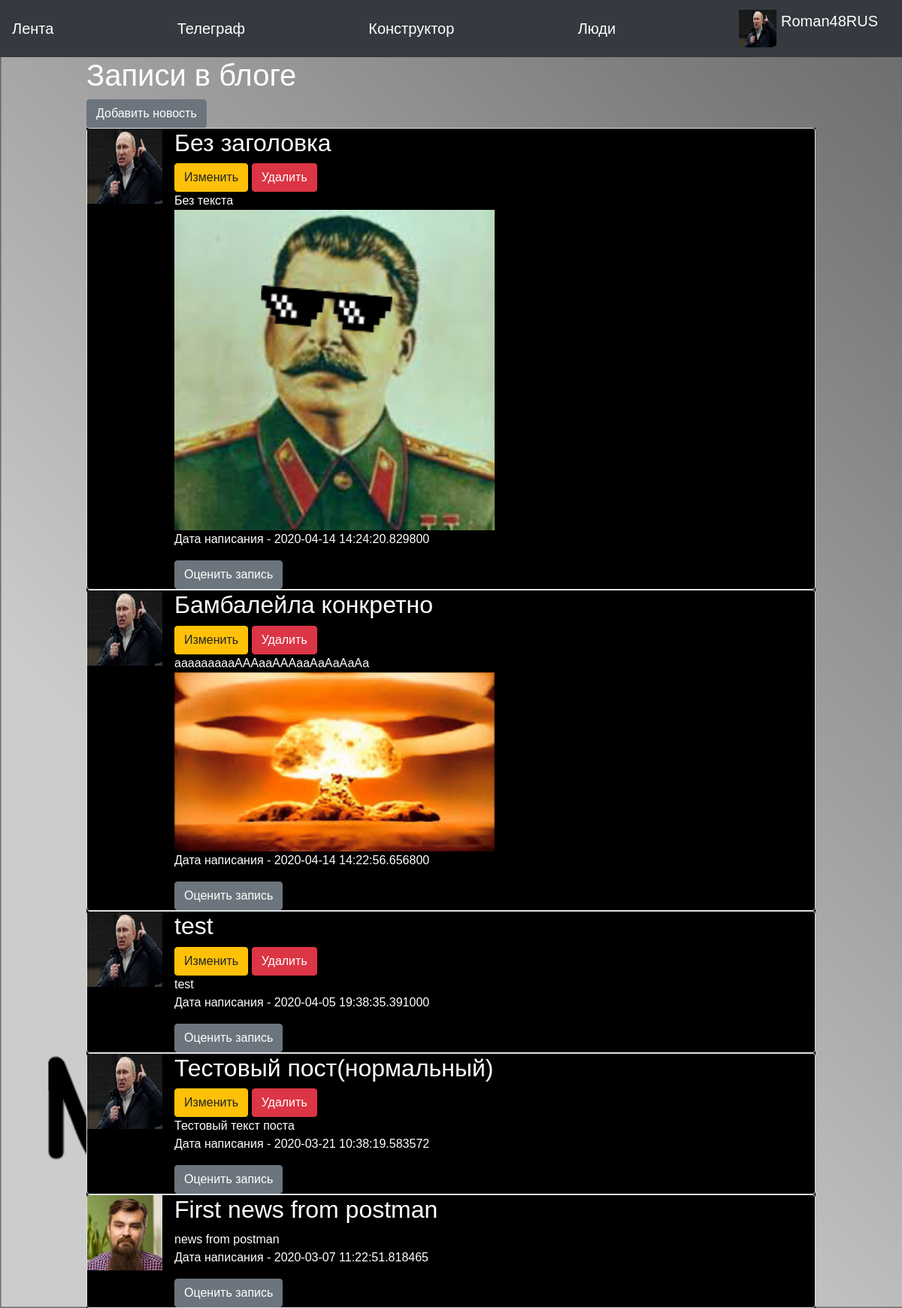
Screenshot of / (signed in) with the database file from the repository.
### data/users.py (models this page shows, shortened)
class User(SqlAlchemyBase, UserMixin, SerializerMixin):
    __tablename__ = 'users'
    id = sqlalchemy.Column(sqlalchemy.Integer,
                           primary_key=True, autoincrement=True)
    name = sqlalchemy.Column(sqlalchemy.String, nullable=True)
    status = sqlalchemy.Column(sqlalchemy.String, nullable=True)
    email = sqlalchemy.Column(sqlalchemy.String,
                              index=True, unique=True, nullable=True)
    hashed_password = sqlalchemy.Column(sqlalchemy.String, nullable=True)
    created_date = sqlalchemy.Column(sqlalchemy.DateTime,
                                     default=datetime.datetime.now)
    friends = sqlalchemy.Column(sqlalchemy.String, nullable=True)
    avatar = sqlalchemy.Column(sqlalchemy.String,
                               default='/static/img/backgrounds/default.png')
    liked_news = sqlalchemy.Column(sqlalchemy.VARCHAR, nullable=True)
    liked_photos = sqlalchemy.Column(sqlalchemy.VARCHAR, nullable=True)
    background = sqlalchemy.Column(sqlalchemy.String, default='/static/img/backgrounds/default.png')
    theme = sqlalchemy.Column(sqlalchemy.Boolean, default=1)
    albums = sqlalchemy.Column(sqlalchemy.VARCHAR)

### data/news.py (models this page shows)
class News(SqlAlchemyBase, SerializerMixin):
    __tablename__ = 'news'
    id = sqlalchemy.Column(sqlalchemy.Integer,
                           primary_key=True, autoincrement=True)
    title = sqlalchemy.Column(sqlalchemy.String, nullable=True)
    content = sqlalchemy.Column(sqlalchemy.String, nullable=True)
    created_date = sqlalchemy.Column(sqlalchemy.DateTime,
                                     default=datetime.datetime.now)
    image = sqlalchemy.Column(sqlalchemy.String, nullable=True)
    is_private = sqlalchemy.Column(sqlalchemy.Boolean, default=True)
    user_id = sqlalchemy.Column(sqlalchemy.Integer,
                                sqlalchemy.ForeignKey("users.id"))
    user = orm.relation('User')

### main.py (the view)
@app.route("/")
def index():
    session = db_session.create_session()
    if current_user.is_authenticated:
        news = session.query(News).filter(
            (News.user == current_user) | (News.is_private != True))
    else:
        news = session.query(News).filter(News.is_private != True)
    return render_template("index.html", news=news, title='Лента', base=get_base())

### data/db_session.py (called while the page is built)
def create_session() -> Session:
    global __factory
    return __factory()

### main.py (called while the page is built)
def get_base():
    base = BaseForm()
    if current_user.is_authenticated:
        base.background = current_user.background
        base.text_color = 'white' if not current_user.theme else 'black'
        base.back = '#0a0a0a' if not current_user.theme else '#f5f5f5'
        base.back_color = 'black' if not current_user.theme else 'white'
    else:
        base.background = ""
        base.text_color = 'black'
        base.back = '#0a0a0a'
        base.back_color = 'white'
    base.js_for_files = url_for("static", filename="js/bs-custom-file-input.js")
    return base

@login_manager.user_loader
def load_user(user_id):
    session = db_session.create_session()
    return session.query(User).get(user_id)

### templates/index.html
{% extends "base.html" %}
{% block content %}
<div class="col col-xl-10 rounded">
    <h1>Записи в блоге</h1>
    {% if current_user.is_authenticated %}
    <a href="news" class="btn btn-secondary">Добавить новость</a>
    {% endif %}
    {% for item in news[::-1]%}
    <div class="people">
        <div class="col-md6 border rounded">
            <div class="media">
                <a href="/profile/{{item.user.id}}"> <img src="{{item.user.avatar}}"
                                                          class="align-self-center mr-3" alt="PEP8"
                                                          width="100"
                                                          height="100" title="{{item.user.name}}">
                </a>
                <div class="media-body md-0">
                    <h2>{{item.title}}</h2>
                    {% if current_user.is_authenticated and current_user == item.user %}
                    <div>
                        <a href="/news/{{ item.id }}" class="btn btn-warning">Изменить</a>
                        <a href="/news_delete/{{ item.id }}" class="btn btn-danger">Удалить</a>
                    </div>
                    {% endif %}
                    <p>
                        {{item.content}} <br>
                        {% if item.image %}
                        <img src="{{item.image}}"
                             class="align-self-center mr-3 w-50"> <br>
                        {% endif %}
                        Дата написания - {{item.created_date}}
                    </p>
                    <a href="/news/{{ item.id }}" class="btn btn-secondary">Оценить запись</a>
                </div>
            </div>
        </div>
    </div>
    {% endfor %}
</div>
{% endblock %}

### templates/base.html (shortened to what this page needs)
<!doctype html>
<html lang="en">
<head>
    <link rel="stylesheet"
          href="https://stackpath.bootstrapcdn.com/bootstrap/4.4.1/css/bootstrap.min.css"
>
</head>
<body>
<header>
    <nav class="navbar navbar-dark bg-dark">
        <a class="navbar-brand" href="/">Лента</a>
        {% if current_user.is_authenticated %}
        <a class="navbar-brand" href="/messages">Телеграф</a>
        <a class="navbar-brand" href="/construct">Конструктор</a>
        <a class="navbar-brand" href="/people">Люди</a>
        <a class="navbar-brand" href="/profile/{{current_user.id}}">
            <img src={{current_user.avatar}}
                 width="50" height="50"
                 alt="PEP8" class="d-inline-block align-top"> {{current_user.name}}
        </a>
        {% else %}
        <p>
            <a class="btn btn-primary " href="/register">Зарегистрироваться</a>
            <a class="btn btn-success" href="/login">Войти</a>
        </p>
        {% endif %}
    </nav>
</header>
<main role="main" class="container-fluid">
<div class="row">
    <div class="col-1"></div>
    {% block content %}{% endblock %}
</div>
</main>
</body>
</html>

### rows the page displays
User: avatar (picture), name "Roman48RUS"
News: user.avatar (picture), title "Без заголовка", content "Без текста", image (picture), created_date "2020-04-14 14:24:20.829800"
News: user.avatar (picture), title "Бамбалейла конкретно", content "аааааааааАААааАААааАаАаАаАа", image (picture), created_date "2020-04-14 14:22:56.656800"
News: user.avatar (picture), title "test", content "test", created_date "2020-04-05 19:38:35.391000"
News: user.avatar (picture), title "Тестовый пост(нормальный)", content "Тестовый текст поста", created_date "2020-03-21 10:38:19.583572"
News: user.avatar (picture), title "First news from postman", content "news from postman", created_date "2020-03-07 11:22:51.818465"
